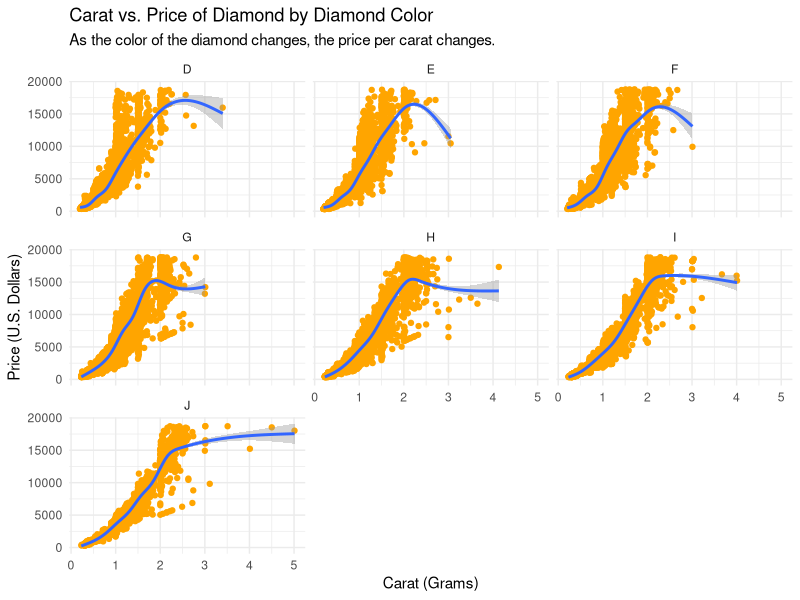

Write R code to recreate this figure.
## How does the relationship between the carat and price of a diamond vary depending on the diamond cut?

# Plan ----
## Data set - diamonds data set - from ggplot2 library
## Load packages (ggplot2) and data (diamonds)
## Aim: Plot carat of diamond vs. price of diamond for each diamond cut (fair, good, very good, premium, ideal)
## Geometry: point - scatterplot, smooth - line of best fit
## Mappings: carat, price
## Facet: cut

# Code ----
# Load in needed packages (ggplot2) and data set (diamonds)
library(ggplot2)
data(diamonds)

# Assign the loaded data set to a variable to use in ggplot code
diamondsData <- diamonds

## Polished Code-- 
## The code below is similar to the original visualization code, but there were a few revisions
## The plots are organized by the diamond cut using facet- fair, good, very good, premium, and ideal
## The title and subtitle were edited to include the addition of the cut of the diamond
ggplot(
  data = diamondsData,
  mapping = aes(x = carat, y = price)) +
  geom_point(shape = "circle", size = 1.5, colour = "#FFA500") +
  geom_smooth(span = 0.75) +
  theme_minimal() +
  facet_wrap(vars(color)) +
  ylab("Price (U.S. Dollars)") +
  xlab("Carat (Grams)") +
  ggtitle("Carat vs. Price of Diamond by Diamond Color", 
          subtitle = "As the color of the diamond changes, the price per carat changes.")



